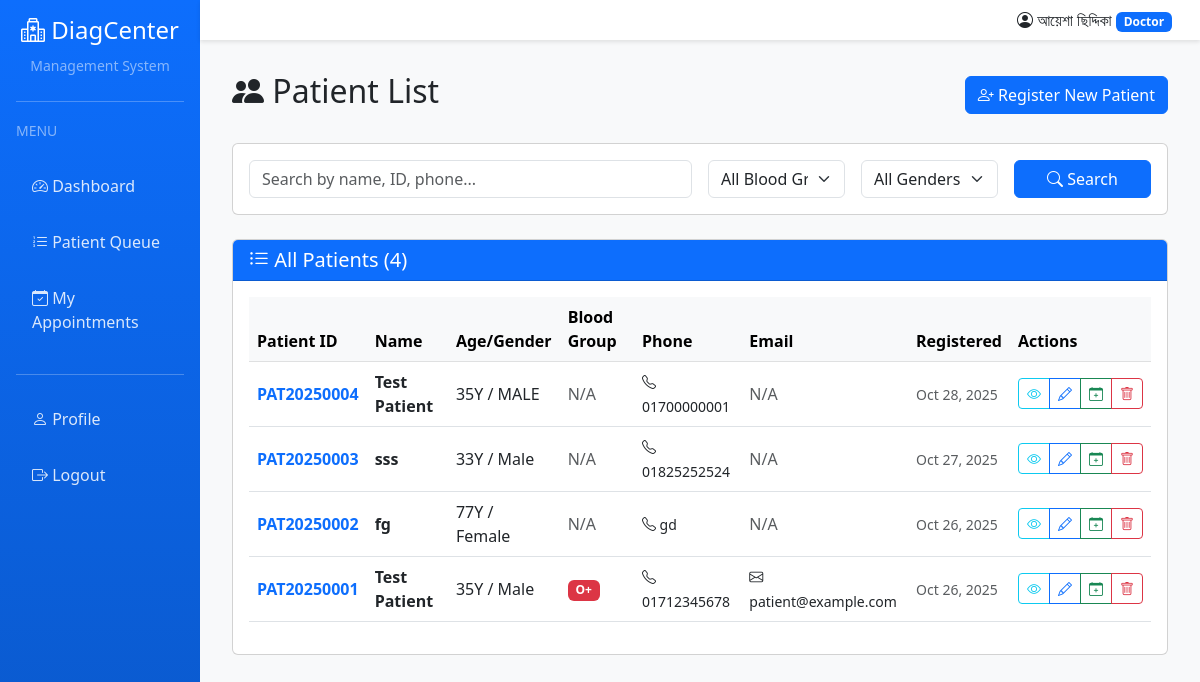
Page /patients/ (signed in) on the committed database.
### accounts/models.py (models this page shows, shortened)
class User(AbstractUser):
    ROLE_CHOICES = [
        ('ADMIN', 'Admin'),
        ('DOCTOR', 'Doctor'),
        ('RECEPTIONIST', 'Receptionist'),
        ('LAB', 'Lab Staff'),
        ('PHARMACY', 'Pharmacy Staff'),
        ('CANTEEN', 'Canteen Staff'),
    ]
    role = models.CharField(max_length=20, choices=ROLE_CHOICES, default='RECEPTIONIST')
    phone = models.CharField(max_length=20, blank=True)
    address = models.TextField(blank=True)
    specialization = models.CharField(max_length=100, blank=True, help_text="For doctors")
    license_number = models.CharField(max_length=50, blank=True, help_text="Professional license")
    profile_picture = models.ImageField(upload_to='profiles/', blank=True, null=True)
    is_active = models.BooleanField(default=True)
    created_at = models.DateTimeField(auto_now_add=True)
    updated_at = models.DateTimeField(auto_now=True)
    class Meta:
        ordering = ['-created_at']
    @property
    def is_admin(self):
        return self.role == 'ADMIN' or self.is_superuser
    @property
    def is_doctor(self):
        return self.role == 'DOCTOR'
    @property
    def is_receptionist(self):
        return self.role == 'RECEPTIONIST'

### patients/models.py (models this page shows, shortened)
class Patient(models.Model):
    GENDER_CHOICES = [
        ('M', 'Male'),
        ('F', 'Female'),
        ('O', 'Other'),
    ]
    BLOOD_GROUP_CHOICES = [
        ('A+', 'A+'), ('A-', 'A-'),
        ('B+', 'B+'), ('B-', 'B-'),
        ('AB+', 'AB+'), ('AB-', 'AB-'),
        ('O+', 'O+'), ('O-', 'O-'),
    ]
    patient_id = models.CharField(max_length=20, unique=True, editable=False)
    first_name = models.CharField(max_length=100)
    last_name = models.CharField(max_length=100)
    date_of_birth = models.DateField()
    gender = models.CharField(max_length=1, choices=GENDER_CHOICES)
    blood_group = models.CharField(max_length=3, choices=BLOOD_GROUP_CHOICES, blank=True)
    phone = models.CharField(max_length=20)
    email = models.EmailField(blank=True)
    address = models.TextField()
    city = models.CharField(max_length=100)
    emergency_contact_name = models.CharField(max_length=100)
    emergency_contact_phone = models.CharField(max_length=20)
    emergency_contact_relation = models.CharField(max_length=50)
    allergies = models.TextField(blank=True, help_text="List of known allergies")
    chronic_conditions = models.TextField(blank=True, help_text="List of chronic conditions")
    registered_by = models.ForeignKey(
        settings.AUTH_USER_MODEL,
        on_delete=models.SET_NULL,
        null=True,
        related_name='registered_patients'
    )
    registered_at = models.DateTimeField(auto_now_add=True)
    updated_at = models.DateTimeField(auto_now=True)
    is_active = models.BooleanField(default=True)
    class Meta:
        ordering = ['-registered_at']
        indexes = [
            models.Index(fields=['patient_id']),
            models.Index(fields=['phone']),
            models.Index(fields=['registered_at']),
        ]
    def get_full_name(self):
        return f"{self.first_name} {self.last_name}"
    @property
    def age(self):
        from django.utils import timezone
        today = timezone.now().date()
        age = today.year - self.date_of_birth.year
        if today.month < self.date_of_birth.month or \
           (today.month == self.date_of_birth.month and today.day < self.date_of_birth.day):
            age -= 1
        return age

### patients/views.py (the view, shortened to what this page needs)
# urls.py: path('', views.patient_list, name='patient_list'),
@login_required
def patient_list(request):
    form = PatientSearchForm(request.GET or None)
    patients = Patient.objects.all().order_by('-registered_at')
    context = {
        'patients': patients,
        'form': form,
    }
    return render(request, 'patients/patient_list.html', context)

### patients/forms.py
class PatientSearchForm(forms.Form):
    search_query = forms.CharField(
        required=False,
        widget=forms.TextInput(attrs={
            'class': 'form-control',
            'placeholder': 'Search by name, ID, phone...'
        })
    )
    blood_group = forms.ChoiceField(
        required=False,
        choices=[('', 'All Blood Groups')] + Patient.BLOOD_GROUP_CHOICES,
        widget=forms.Select(attrs={'class': 'form-select'})
    )
    gender = forms.ChoiceField(
        required=False,
        choices=[('', 'All Genders')] + Patient.GENDER_CHOICES,
        widget=forms.Select(attrs={'class': 'form-select'})
    )

### templates/patients/patient_list.html (shortened to what this page needs)
{% extends 'base.html' %}
{% block content %}
<div class="d-flex justify-content-between align-items-center mb-4">
    <h2><i class="bi bi-people-fill"></i> Patient List</h2>
    <a href="{% url 'patients:patient_register' %}" class="btn btn-primary">
        <i class="bi bi-person-plus"></i> Register New Patient
    </a>
</div>
<div class="card mb-4">
    <div class="card-body">
        <form method="get" class="row g-3">
            <div class="col-md-6">
                {{ form.search_query }}
            </div>
            <div class="col-md-2">
                {{ form.blood_group }}
            </div>
            <div class="col-md-2">
                {{ form.gender }}
            </div>
            <div class="col-md-2">
                <button type="submit" class="btn btn-primary w-100">
                    <i class="bi bi-search"></i> Search
                </button>
            </div>
        </form>
    </div>
</div>
<div class="card">
    <div class="card-header bg-primary text-white">
        <h5 class="mb-0">
            <i class="bi bi-list-ul"></i> All Patients ({{ patients.count }})
        </h5>
    </div>
    <div class="card-body">
        {% if patients %}
        <div class="table-responsive">
            <table class="table table-hover align-middle">
                <thead class="table-light">
                    <tr>
                        <th>Patient ID</th>
                        <th>Name</th>
                        <th>Age/Gender</th>
                        <th>Blood Group</th>
                        <th>Phone</th>
                        <th>Email</th>
                        <th>Registered</th>
                        <th>Actions</th>
                    </tr>
                </thead>
                <tbody>
                    {% for patient in patients %}
                    <tr>
                        <td><strong class="text-primary">{{ patient.patient_id }}</strong></td>
                        <td>
                            <strong>{{ patient.get_full_name }}</strong>
                        </td>
                        <td>{{ patient.age }}Y / {{ patient.get_gender_display }}</td>
                        <td>
                            {% if patient.blood_group %}
                            <span class="badge bg-danger">{{ patient.blood_group }}</span>
                            {% else %}
                            <span class="text-muted">N/A</span>
                            {% endif %}
                        </td>
                        <td>
                            <small><i class="bi bi-telephone"></i> {{ patient.phone }}</small>
                        </td>
                        <td>
                            {% if patient.email %}
                            <small><i class="bi bi-envelope"></i> {{ patient.email }}</small>
                            {% else %}
                            <span class="text-muted">N/A</span>
                            {% endif %}
                        </td>
                        <td>
                            <small class="text-muted">
                                {{ patient.registered_at|date:"M d, Y" }}
                            </small>
                        </td>
                        <td>
                            <div class="btn-group btn-group-sm">
                                <a href="{% url 'patients:patient_detail' patient.pk %}" class="btn btn-outline-info" title="View Details">
                                    <i class="bi bi-eye"></i>
                                </a>
                                <a href="{% url 'patients:patient_edit' patient.pk %}" class="btn btn-outline-primary" title="Edit">
                                    <i class="bi bi-pencil"></i>
                                </a>
                                <a href="{% url 'appointments:appointment_create' %}?patient={{ patient.pk }}" class="btn btn-outline-success" title="Book Appointment">
                                    <i class="bi bi-calendar-plus"></i>
                                </a>
                                <a href="{% url 'patients:patient_delete' patient.pk %}" class="btn btn-outline-danger" title="Delete">
                                    <i class="bi bi-trash"></i>
                                </a>
                            </div>
                        </td>
                    </tr>
                    {% endfor %}
                </tbody>
            </table>
        </div>
        {% endif %}
    </div>
</div>
{% endblock %}

### templates/base.html (shortened to what this page needs)
<!DOCTYPE html>
<html lang="en">
<head>
    <link href="https://cdn.jsdelivr.net/npm/bootstrap@5.3.0/dist/css/bootstrap.min.css" rel="stylesheet">
    <link href="https://cdn.jsdelivr.net/npm/bootstrap-icons@1.10.0/font/bootstrap-icons.css" rel="stylesheet">
</head>
<body>
    {% if user.is_authenticated %}
    <div class="container-fluid">
        <div class="row">
            <nav class="col-md-2 col-lg-2 d-md-block sidebar collapse p-3" id="sidebar">
                <div class="text-center mb-4">
                    <h4><i class="bi bi-hospital"></i> DiagCenter</h4>
                    <small class="text-white-50">Management System</small>
                </div>
                <hr class="bg-white">
                <div class="mb-3">
                    <small class="text-white-50 text-uppercase">Menu</small>
                </div>
                <ul class="nav flex-column">
                    <li class="nav-item">
                        <a class="nav-link" href="{% url 'accounts:dashboard' %}">
                            <i class="bi bi-speedometer2"></i> Dashboard
                        </a>
                    </li>
                    {% if user.is_admin %}
                    <li class="nav-item">
                        <a class="nav-link" href="{% url 'accounts:admin_finance' %}">
                            <i class="bi bi-cash-stack"></i> Finance
                        </a>
                    </li>
                    <li class="nav-item">
                        <a class="nav-link" href="{% url 'accounts:pc_dashboard' %}">
                            <i class="bi bi-cash-coin"></i> PC Commission
                        </a>
                    </li>
                    <li class="nav-item">
                        <a class="nav-link" href="{% url 'accounts:doctor_management' %}">
                            <i class="bi bi-person-badge"></i> Doctors
                        </a>
                    </li>
                    <li class="nav-item">
                        <a class="nav-link" href="{% url 'lab:test_manage' %}">
                            <i class="bi bi-flask"></i> Lab Tests
                        </a>
                    </li>
                    <li class="nav-item">
                        <a class="nav-link" href="{% url 'finance:financial_reports' %}">
                            <i class="bi bi-graph-up"></i> Reports
                        </a>
                    </li>
                    {% elif user.is_doctor %}
                    <li class="nav-item">
                        <a class="nav-link" href="{% url 'appointments:queue_display' %}">
                            <i class="bi bi-list-ol"></i> Patient Queue
                        </a>
                    </li>
                    <li class="nav-item">
                        <a class="nav-link" href="{% url 'appointments:appointment_list' %}">
                            <i class="bi bi-calendar-check"></i> My Appointments
                        </a>
                    </li>
                    {% endif %}
                </ul>
                <hr class="bg-white mt-4">
                <ul class="nav flex-column">
                    <li class="nav-item">
                        <a class="nav-link" href="{% url 'accounts:profile' %}">
                            <i class="bi bi-person"></i> Profile
                        </a>
                    </li>
                    <li class="nav-item">
                        <a class="nav-link" href="{% url 'accounts:logout' %}">
                            <i class="bi bi-box-arrow-right"></i> Logout
                        </a>
                    </li>
                </ul>
            </nav>
            <main class="col-md-10 ms-sm-auto col-lg-10 px-0">
                <nav class="navbar navbar-expand-lg navbar-light bg-white">
                    <div class="container-fluid">
                        <div class="ms-auto d-flex align-items-center">
                            <span class="me-3">
                                <i class="bi bi-person-circle"></i>
                                {{ user.get_full_name|default:user.username }}
                                <span class="badge bg-primary">{{ user.get_role_display }}</span>
                            </span>
                        </div>
                    </div>
                </nav>
                <div class="content-wrapper">
                    {% block content %}{% endblock %}
                </div>
            </main>
        </div>
    </div>
    {% else %}
    {% block login_content %}{% endblock %}
    {% endif %}
</body>
</html>

### templates/base.html (style rules this page uses)
body { min-height: 100vh; background-color: #f8f9fa; }
.sidebar { min-height: 100vh; background: linear-gradient(180deg, #0d6efd 0%, #0a58ca 100%); color: white; }
.sidebar .nav-link { color: rgba(255, 255, 255, 0.85); padding: 0.75rem 1rem; margin: 0.25rem 0; border-radius: 0.5rem; }
.content-wrapper { padding: 2rem; }
.navbar { box-shadow: 0 2px 4px rgba(0,0,0,0.1); }

### rows in the picture
User: get_full_name "আয়েশা ছিদ্দিকা", role "Doctor"
Patient: patient_id "PAT20250004", get_full_name "Test Patient", age "35", gender "MALE", blood_group "N/A", phone "01700000001", email "N/A", registered_at "Oct 28, 2025"
Patient: patient_id "PAT20250003", get_full_name "sss", age "33", gender "Male", blood_group "N/A", phone "01825252524", email "N/A", registered_at "Oct 27, 2025"
Patient: patient_id "PAT20250002", get_full_name "fg", age "77", gender "Female", blood_group "N/A", phone "gd", email "N/A", registered_at "Oct 26, 2025"
Patient: patient_id "PAT20250001", get_full_name "Test Patient", age "35", gender "Male", blood_group "O+", phone "01712345678", email "patient@example.com", registered_at "Oct 26, 2025"

### other values in the picture
{{ patients.count }} "4"
